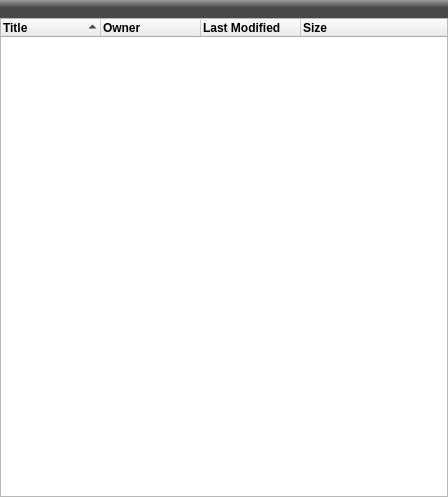
<?xml version="1.0" encoding="UTF-8"?>
<ui version="4.0">
 <class>FilePanel</class>
 <widget class="QWidget" name="FilePanel">
  <property name="geometry">
   <rect>
    <x>0</x>
    <y>0</y>
    <width>448</width>
    <height>497</height>
   </rect>
  </property>
  <property name="windowTitle">
   <string>Form</string>
  </property>
  <layout class="QVBoxLayout" name="verticalLayout">
   <property name="spacing">
    <number>0</number>
   </property>
   <property name="margin">
    <number>0</number>
   </property>
   <item>
    <widget class="QLabel" name="pathLabel">
     <property name="sizePolicy">
      <sizepolicy hsizetype="Expanding" vsizetype="Preferred">
       <horstretch>0</horstretch>
       <verstretch>3</verstretch>
      </sizepolicy>
     </property>
     <property name="minimumSize">
      <size>
       <width>0</width>
       <height>18</height>
      </size>
     </property>
     <property name="maximumSize">
      <size>
       <width>16777215</width>
       <height>20</height>
      </size>
     </property>
     <property name="font">
      <font>
       <family>Arial</family>
       <pointsize>9</pointsize>
       <weight>75</weight>
       <bold>true</bold>
      </font>
     </property>
     <property name="styleSheet">
      <string notr="true">background-color: qlineargradient(spread:pad, x1:1, y1:0.432, x2:1, y2:0, stop:0 rgba(72, 72, 72, 255), stop:1 rgba(154, 154, 154, 255));
color: rgb(255, 255, 255);</string>
     </property>
     <property name="frameShape">
      <enum>QFrame::NoFrame</enum>
     </property>
     <property name="text">
      <string/>
     </property>
     <property name="textFormat">
      <enum>Qt::AutoText</enum>
     </property>
     <property name="scaledContents">
      <bool>false</bool>
     </property>
     <property name="alignment">
      <set>Qt::AlignLeading|Qt::AlignLeft|Qt::AlignVCenter</set>
     </property>
     <property name="wordWrap">
      <bool>false</bool>
     </property>
     <property name="margin">
      <number>1</number>
     </property>
     <property name="indent">
      <number>-1</number>
     </property>
     <property name="textInteractionFlags">
      <set>Qt::NoTextInteraction</set>
     </property>
    </widget>
   </item>
   <item>
    <widget class="QTreeWidget" name="fileView">
     <property name="sizePolicy">
      <sizepolicy hsizetype="Expanding" vsizetype="Expanding">
       <horstretch>0</horstretch>
       <verstretch>97</verstretch>
      </sizepolicy>
     </property>
     <property name="minimumSize">
      <size>
       <width>0</width>
       <height>0</height>
      </size>
     </property>
     <property name="maximumSize">
      <size>
       <width>16777215</width>
       <height>16777202</height>
      </size>
     </property>
     <property name="font">
      <font>
       <family>Arial</family>
       <pointsize>9</pointsize>
       <weight>75</weight>
       <bold>true</bold>
      </font>
     </property>
     <property name="cursor" stdset="0">
      <cursorShape>PointingHandCursor</cursorShape>
     </property>
     <property name="styleSheet">
      <string notr="true"/>
     </property>
     <property name="dragEnabled">
      <bool>false</bool>
     </property>
     <property name="dragDropMode">
      <enum>QAbstractItemView::DragOnly</enum>
     </property>
     <property name="sortingEnabled">
      <bool>false</bool>
     </property>
     <property name="animated">
      <bool>true</bool>
     </property>
     <attribute name="headerDefaultSectionSize">
      <number>100</number>
     </attribute>
     <attribute name="headerHighlightSections">
      <bool>true</bool>
     </attribute>
     <attribute name="headerShowSortIndicator" stdset="0">
      <bool>true</bool>
     </attribute>
     <column>
      <property name="text">
       <string>Title</string>
      </property>
     </column>
     <column>
      <property name="text">
       <string>Owner</string>
      </property>
     </column>
     <column>
      <property name="text">
       <string>Last Modified</string>
      </property>
     </column>
     <column>
      <property name="text">
       <string>Size</string>
      </property>
     </column>
    </widget>
   </item>
  </layout>
 </widget>
 <resources/>
 <connections/>
</ui>
